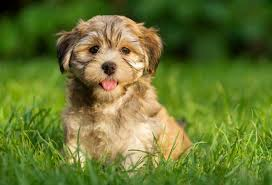
#> input picture doggy.jpg, 272 x 185 px
$ jupyter execute 21_CannyEdgeDetection.ipynb
#> lines starting #> are read from the running program, lines starting #| are printed output that depends on the picture; after the words box and inside, x2 and y2 are one past the last pixel; in counts of white or black regions, pixels touching at a corner belong together
[cell 1]
import cv2
import matplotlib.pyplot as plt
import numpy as np

Before applying Cann Algo--

1. Remove noise from image by applying Gaussian Blurring
2. Apply non max suppression to get rid of spurious response to edge det.
3. Apply double threshold to determine potential edges
4. Track edge by hystersis: Finalize edges by supressing edges that are weak
   and not connected to strong edges

[cell 2]
d = cv2.imread('doggy.jpg')
#> d is the input picture: shape (185, 272, 3); mean B, G, R 48.7, 118.6, 103.6
face = d.copy()[10:100,50:165]
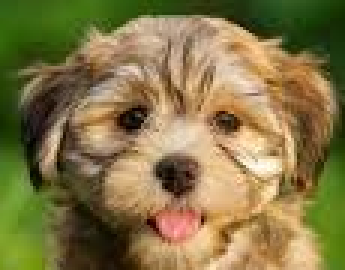
#> face: shape (90, 115, 3) (shown 3 times larger); mean B, G, R 70.5, 117.9, 132
plt.imshow(face)

[cell 3]
edges = cv2.Canny(face.copy(),
                  threshold1=127,
                  threshold2=127
                 )
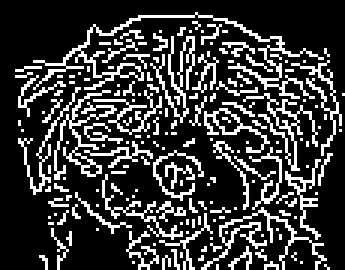
#> edges: shape (90, 115) (shown 3 times larger); 22.3% white in thin lines or dots

plt.imshow(edges)

As we can see not a good o/p for edge detection

[cell 4]
med_val = np.median(face)
#> med_val = 104

[cell 5]
med_val
#> Out = 104

[cell 6]
#Lower Threshold
lower = int(max (0 , 0.7*med_val))
#> lower = 72
#Upper Threshold
upper = int(min (255 , 0.3*med_val))
#> upper = 31

[cell 7]
lower,upper
#> Out = (72, 31)

[cell 8]
edges = cv2.Canny(face.copy(),
                  threshold1=lower,
                  threshold2=upper
                 )
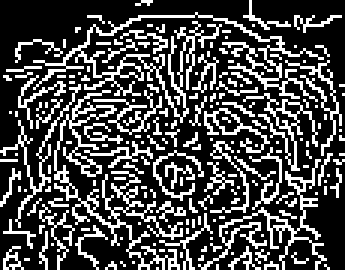
#> edges: shape (90, 115) (shown 3 times larger); 28.5% white in thin lines or dots

plt.imshow(edges)

As we can see not a good o/p for edge detection

[cell 9]
#try with BLUR
blurred_face = cv2.blur(face.copy(), ksize=(5,5))
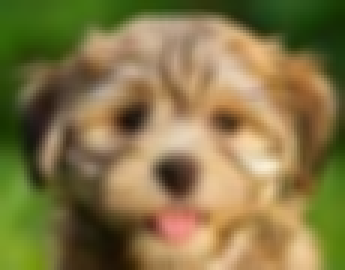
#> blurred_face: shape (90, 115, 3) (shown 3 times larger); mean B, G, R 70.5, 118, 132.1
edges = cv2.Canny(blurred_face.copy(),
                  threshold1=lower,
                  threshold2=upper+75
                 )
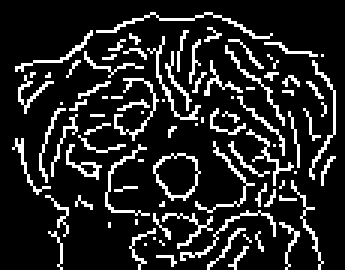
#> edges: shape (90, 115) (shown 3 times larger); 14.8% white in thin lines or dots, all inside (x1, y1, x2, y2) = (4, 4, 112, 90)

plt.figure(figsize=(8,8))
plt.subplot(121)
plt.imshow(face)
plt.subplot(122)
plt.imshow(edges)
#> figure, not shown here; B, G, R data is drawn as R, G, B

$ run again, with Denis_Mukwege.jpg copied over doggy.jpg
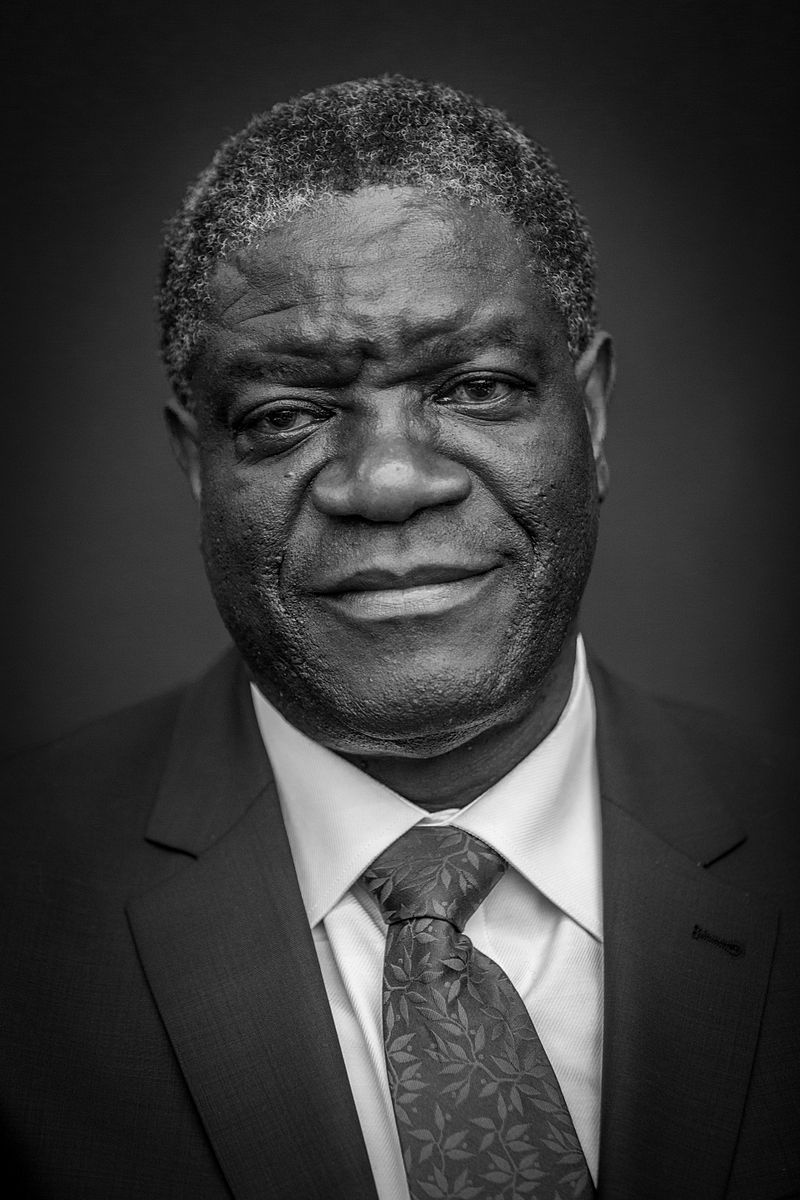
#> input picture Denis_Mukwege.jpg, 800 x 1200 px
#> d is the input picture: shape (1200, 800, 3); min 0, max 255, mean 58.8
#> med_val = 19
#> lower = 13
#> upper = 5
#> `lower,upper`: Out = (13, 5)
#> `edges = cv2.Canny(face.copy(), threshold1=lower, threshold2=upper )`:
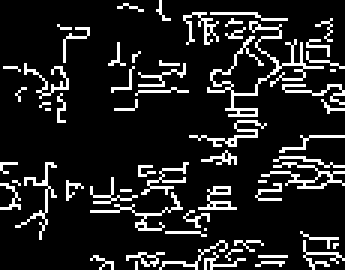
#> edges: shape (90, 115) (shown 3 times larger); 13% white in thin lines or dots
#> `[cell 9]`:
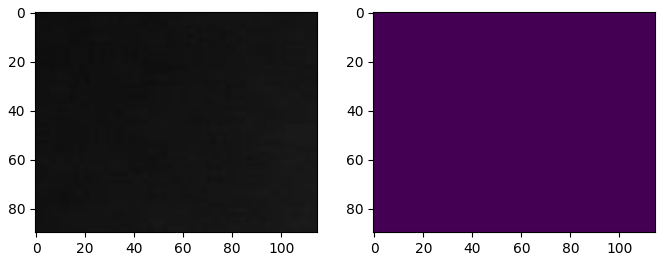
#> figure drawn by matplotlib, 2 panels

$ run again, with Nadia_Murad.jpg copied over doggy.jpg
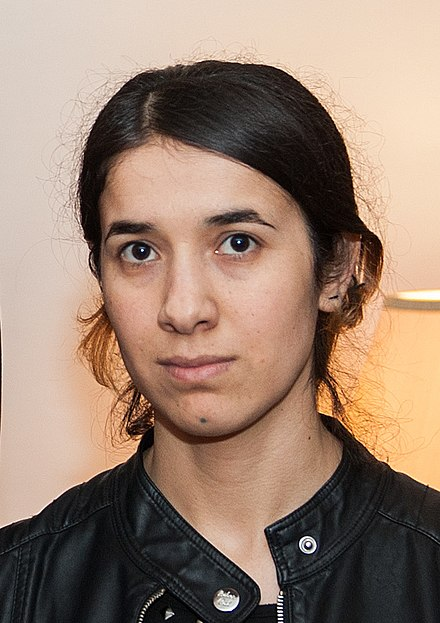
#> input picture Nadia_Murad.jpg, 440 x 623 px
#> d is the input picture: shape (623, 440, 3); mean B, G, R 112.7, 129.2, 153.8
#> `edges = cv2.Canny(face.copy(), threshold1=127, threshold2=127 )`:
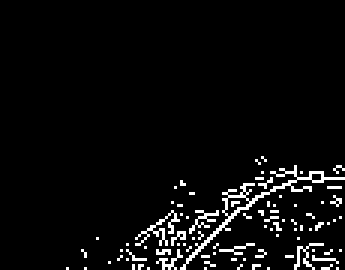
#> edges: shape (90, 115) (shown 3 times larger); 4.6% white in thin lines or dots, all inside (x1, y1, x2, y2) = (22, 52, 115, 90)
#> med_val = 209
#> lower = 146
#> upper = 62
#> `lower,upper`: Out = (146, 62)
#> `edges = cv2.Canny(blurred_face.copy(), threshold1=lower, threshold2=up..`:
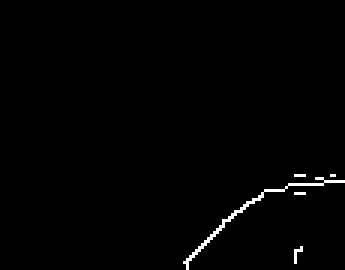
#> edges: shape (90, 115) (shown 3 times larger); 0.97% white in thin lines or dots, all inside (x1, y1, x2, y2) = (61, 58, 115, 90)
